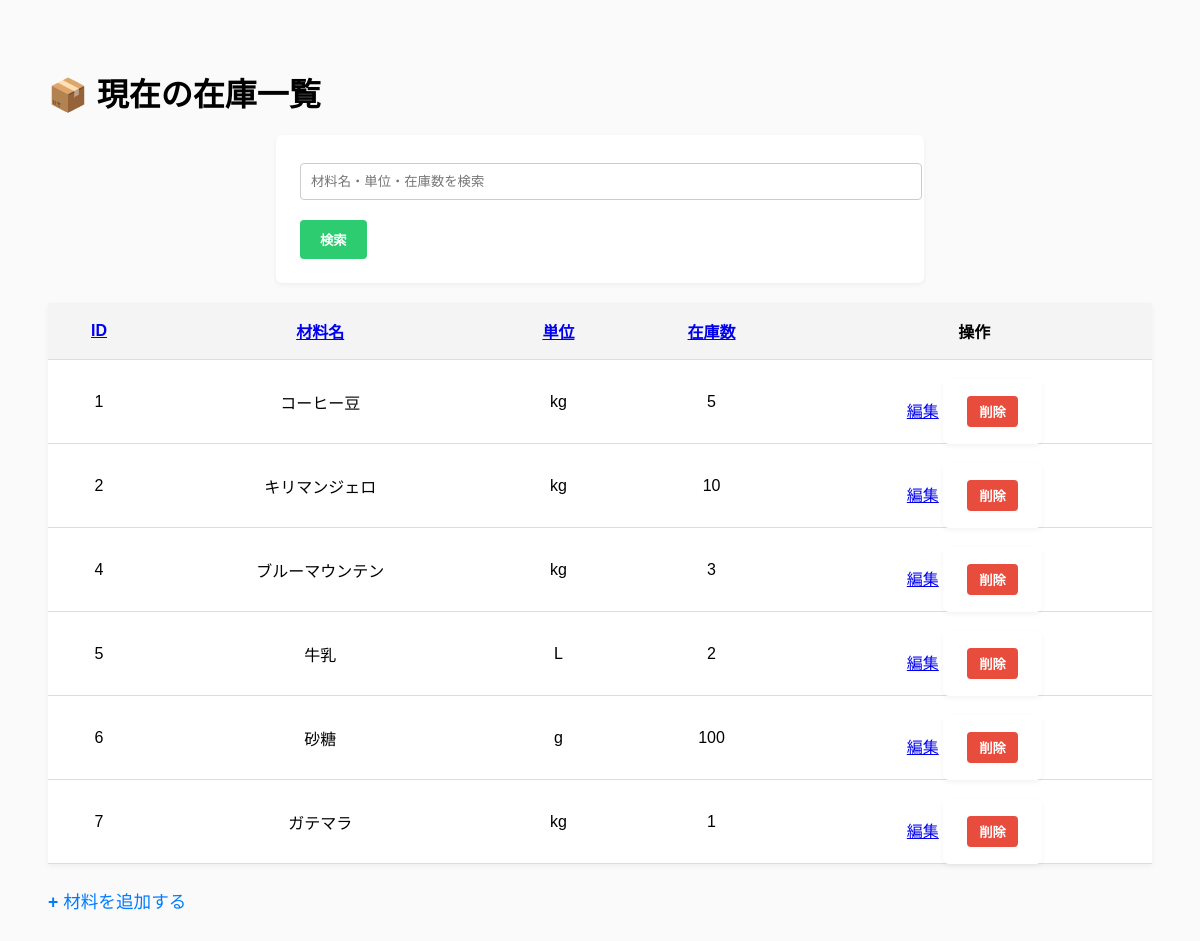
Before: / with the older database file.
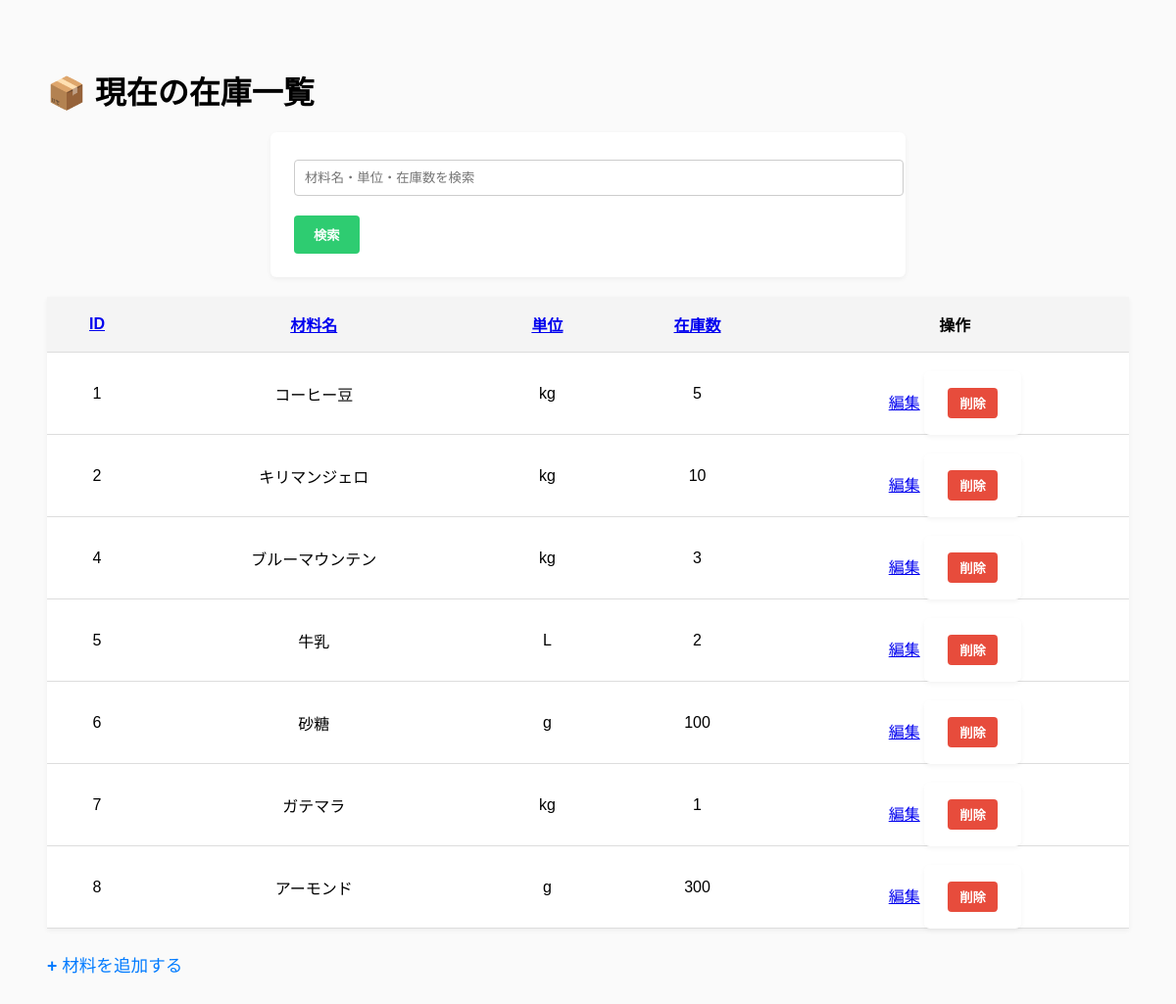
After: the same page with the newer database file.
### tables this page shows
CREATE TABLE item (
    id INTEGER PRIMARY KEY AUTOINCREMENT,
    name TEXT NOT NULL,
    unit TEXT NOT NULL,
    initial_stock INTEGER NOT NULL
);

### app.py (the view)
@app.route('/')
def index():
    items = get_items()
    return render_template('index.html', items=items)

### app.py (called while the page is built)
def get_items():
    conn = sqlite3.connect(DB_PATH)
    cursor = conn.cursor()
    cursor.execute('SELECT * FROM item')
    rows = cursor.fetchall()
    conn.close()
    return rows

### templates/index.html (shortened to what this page needs)
<!DOCTYPE html>
<html lang="ja">
<head>
    <link rel="stylesheet" href="{{ url_for('static', filename='style.css') }}">
</head>
<body>
    <h1>📦 現在の在庫一覧</h1>
    <form method="GET" action="{{ url_for('index') }}">
        <input type="text" name="search" placeholder="材料名・単位・在庫数を検索" value="{{ search_query }}">
        <button type="submit">検索</button>
    </form>
    <table>
        <tr>
            {% for col in [('id', 'ID'), ('name', '材料名'), ('unit', '単位'), ('initial_stock', '在庫数')] %}
                <th>
                    <a href="{{ url_for('index', search=search_query, sort_by=col[0], sort_order='desc' if sort_by == col[0] and sort_order == 'asc' else 'asc') }}">
                        {{ col[1] }}
                    </a>
                </th>
            {% endfor %}
            <th>操作</th>
        </tr>
        {% for item in items %}
        <tr>
            <td>{{ item[0] }}</td>
            <td>{{ item[1] }}</td>
            <td>{{ item[2] }}</td>
            <td>{{ item[3] }}</td>
            <td>
                <a href="{{ url_for('edit_item', item_id=item[0]) }}">編集</a>
                <form action="{{ url_for('delete_item', item_id=item[0]) }}" method="POST" style="display:inline;">
                    <button type="submit" class="delete-button">削除</button>
                </form>
            </td>
        </tr>
        {% endfor %}
    </table>
    <a class="add-link" href="{{ url_for('add_item') }}">材料を追加する</a>
</body>
</html>

Changed rows visible on the page:
added item: id "8", name "アーモンド", unit "g", initial_stock "300"
